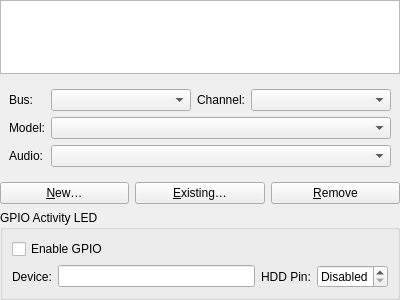
<?xml version="1.0" encoding="UTF-8"?>
<ui version="4.0">
 <class>SettingsHarddisks</class>
 <widget class="QWidget" name="SettingsHarddisks">
  <property name="geometry">
   <rect>
    <x>0</x>
    <y>0</y>
    <width>400</width>
    <height>300</height>
   </rect>
  </property>
  <property name="windowTitle">
   <string>Form</string>
  </property>
  <layout class="QVBoxLayout" name="verticalLayout">
   <property name="leftMargin">
    <number>0</number>
   </property>
   <property name="topMargin">
    <number>0</number>
   </property>
   <property name="rightMargin">
    <number>0</number>
   </property>
   <property name="bottomMargin">
    <number>0</number>
   </property>

   <item>
    <widget class="QTableView" name="tableView">
     <property name="editTriggers">
      <set>QAbstractItemView::NoEditTriggers</set>
     </property>
     <property name="selectionMode">
      <enum>QAbstractItemView::SingleSelection</enum>
     </property>
     <property name="selectionBehavior">
      <enum>QAbstractItemView::SelectRows</enum>
     </property>
     <property name="tabKeyNavigation">
      <bool>false</bool>
     </property>
     <property name="showGrid">
      <bool>false</bool>
     </property>
     <attribute name="verticalHeaderVisible">
      <bool>false</bool>
     </attribute>
    </widget>
   </item>
   <item>
    <widget class="QWidget" name="hdControls" native="true">
     <layout class="QGridLayout" name="gridLayout">
      <item row="0" column="0">
       <widget class="QLabel" name="labelBus">
        <property name="text">
         <string>Bus:</string>
        </property>
       </widget>
      </item>
      <item row="0" column="1">
       <widget class="QComboBox" name="comboBoxBus">
        <property name="maxVisibleItems">
         <number>30</number>
        </property>
        <property name="sizePolicy">
         <sizepolicy hsizetype="MinimumExpanding" vsizetype="Preferred">
          <horstretch>0</horstretch>
          <verstretch>0</verstretch>
         </sizepolicy>
        </property>
       </widget>
      </item>
      <item row="0" column="2">
       <widget class="QLabel" name="labelChannel">
        <property name="text">
         <string>Channel:</string>
        </property>
       </widget>
      </item>
      <item row="0" column="3">
       <widget class="QComboBox" name="comboBoxChannel">
        <property name="maxVisibleItems">
         <number>30</number>
        </property>
        <property name="sizePolicy">
         <sizepolicy hsizetype="MinimumExpanding" vsizetype="Preferred">
          <horstretch>0</horstretch>
          <verstretch>0</verstretch>
         </sizepolicy>
        </property>
       </widget>
      </item>
      <item row="1" column="0">
       <widget class="QLabel" name="labelSpeed">
        <property name="text">
         <string>Model:</string>
        </property>
       </widget>
      </item>
      <item row="1" column="1" colspan="3">
       <widget class="QComboBox" name="comboBoxSpeed">
        <property name="maxVisibleItems">
         <number>30</number>
        </property>
        <property name="sizePolicy">
         <sizepolicy hsizetype="MinimumExpanding" vsizetype="Preferred">
          <horstretch>0</horstretch>
          <verstretch>0</verstretch>
         </sizepolicy>
        </property>
       </widget>
      </item>
      <item row="2" column="0">
       <widget class="QLabel" name="labelAudio">
        <property name="text">
         <string>Audio:</string>
        </property>
       </widget>
      </item>
      <item row="2" column="1" colspan="3">
       <widget class="QComboBox" name="comboBoxAudio">
        <property name="maxVisibleItems">
         <number>30</number>
        </property>
        <property name="sizePolicy">
         <sizepolicy hsizetype="MinimumExpanding" vsizetype="Preferred">
          <horstretch>0</horstretch>
          <verstretch>0</verstretch>
         </sizepolicy>
        </property>
       </widget>
      </item>
     </layout>
    </widget>
   </item>
   <item>
    <layout class="QHBoxLayout" name="horizontalLayout_2">
     <item>
      <widget class="QPushButton" name="pushButtonNew">
       <property name="text">
        <string>&amp;New…</string>
       </property>
      </widget>
     </item>
     <item>
      <widget class="QPushButton" name="pushButtonExisting">
       <property name="text">
        <string>&amp;Existing…</string>
       </property>
      </widget>
     </item>
     <item>
      <widget class="QPushButton" name="pushButtonRemove">
       <property name="text">
        <string>&amp;Remove</string>
       </property>
      </widget>
     </item>
    </layout>
   </item>
   <item>
    <widget class="QGroupBox" name="groupBoxGpio">
     <property name="title">
      <string>GPIO Activity LED</string>
     </property>
     <layout class="QGridLayout" name="gridLayoutGpio">
      <item row="0" column="0" colspan="4">
       <widget class="QCheckBox" name="checkBoxGpioEnabled">
        <property name="text">
         <string>Enable GPIO</string>
        </property>
       </widget>
      </item>
      <item row="1" column="0">
       <widget class="QLabel" name="labelGpioDevice">
        <property name="text">
         <string>Device:</string>
        </property>
       </widget>
      </item>
      <item row="1" column="1">
       <widget class="QLineEdit" name="lineEditGpioDevice"/>
      </item>
      <item row="1" column="2">
       <widget class="QLabel" name="labelGpioHddPin">
        <property name="text">
         <string>HDD Pin:</string>
        </property>
       </widget>
      </item>
      <item row="1" column="3">
       <widget class="QSpinBox" name="spinBoxGpioHddPin">
        <property name="minimum">
         <number>-1</number>
        </property>
        <property name="maximum">
         <number>63</number>
        </property>
        <property name="value">
         <number>-1</number>
        </property>
        <property name="specialValueText">
         <string>Disabled</string>
        </property>
       </widget>
      </item>
     </layout>
    </widget>
   </item>
  </layout>
 </widget>
 <resources/>
 <connections/>
</ui>
